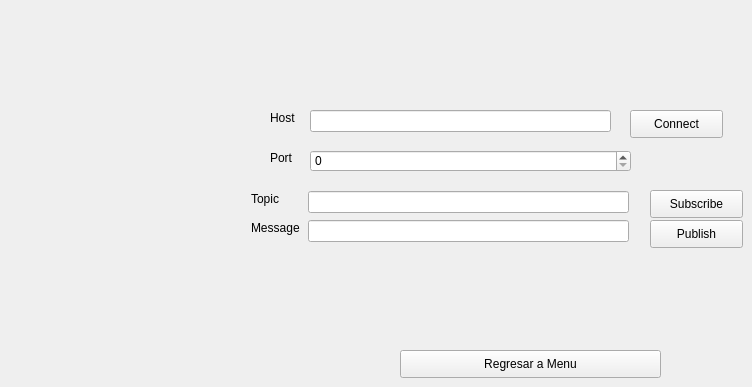
      <widget class="QWidget" name="page_3">
       <widget class="QLineEdit" name="topic">
        <property name="geometry">
         <rect>
          <x>308</x>
          <y>191</y>
          <width>321</width>
          <height>22</height>
         </rect>
        </property>
       </widget>
       <widget class="QLineEdit" name="mqtt_message">
        <property name="geometry">
         <rect>
          <x>308</x>
          <y>220</y>
          <width>321</width>
          <height>22</height>
         </rect>
        </property>
       </widget>
       <widget class="QLabel" name="label">
        <property name="geometry">
         <rect>
          <x>251</x>
          <y>191</y>
          <width>31</width>
          <height>16</height>
         </rect>
        </property>
        <property name="text">
         <string>Topic</string>
        </property>
       </widget>
       <widget class="QLabel" name="label_2">
        <property name="geometry">
         <rect>
          <x>251</x>
          <y>220</y>
          <width>50</width>
          <height>16</height>
         </rect>
        </property>
        <property name="text">
         <string>Message</string>
        </property>
       </widget>
       <widget class="QPushButton" name="Subscribe">
        <property name="geometry">
         <rect>
          <x>650</x>
          <y>190</y>
          <width>93</width>
          <height>28</height>
         </rect>
        </property>
        <property name="text">
         <string>Subscribe</string>
        </property>
       </widget>
       <widget class="QPushButton" name="publish">
        <property name="geometry">
         <rect>
          <x>650</x>
          <y>220</y>
          <width>93</width>
          <height>28</height>
         </rect>
        </property>
        <property name="text">
         <string>Publish</string>
        </property>
       </widget>
       <widget class="QSpinBox" name="spinBoxPort">
        <property name="geometry">
         <rect>
          <x>310</x>
          <y>150</y>
          <width>321</width>
          <height>22</height>
         </rect>
        </property>
        <property name="maximum">
         <number>10000</number>
        </property>
       </widget>
       <widget class="QLineEdit" name="lineEditHost">
        <property name="geometry">
         <rect>
          <x>310</x>
          <y>110</y>
          <width>301</width>
          <height>22</height>
         </rect>
        </property>
       </widget>
       <widget class="QLabel" name="label_3">
        <property name="geometry">
         <rect>
          <x>270</x>
          <y>110</y>
          <width>31</width>
          <height>16</height>
         </rect>
        </property>
        <property name="text">
         <string>Host</string>
        </property>
       </widget>
       <widget class="QLabel" name="label_4">
        <property name="geometry">
         <rect>
          <x>270</x>
          <y>150</y>
          <width>31</width>
          <height>16</height>
         </rect>
        </property>
        <property name="text">
         <string>Port</string>
        </property>
       </widget>
       <widget class="QPushButton" name="Connect">
        <property name="geometry">
         <rect>
          <x>630</x>
          <y>110</y>
          <width>93</width>
          <height>28</height>
         </rect>
        </property>
        <property name="text">
         <string>Connect</string>
        </property>
       </widget>
       <widget class="QPushButton" name="regresarMenu">
        <property name="geometry">
         <rect>
          <x>400</x>
          <y>350</y>
          <width>261</width>
          <height>28</height>
         </rect>
        </property>
        <property name="text">
         <string>Regresar a Menu</string>
        </property>
       </widget>
      </widget>
